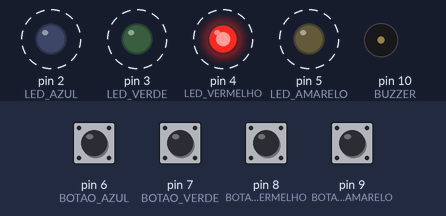
A sketch run on a simulated Arduino Uno, built with avr-gcc and run on an emulated ATmega328P. Shown: output pins drawn as LEDs (lit = HIGH), buzzer (waves = sounding). Dashed ring = blinking. The inputs (shaded band) are chosen by the test bench; at power-on: pin 6 (BOTAO_AZUL), pin 7 (BOTAO_VERDE), pin 8 (BOTAO_VERMELHO), pin 9 (BOTAO_AMARELO) HIGH. Random numbers use the default seed unless the sketch sets one.

Above: at 1.96 s.
2.0 s: pin 6 (BOTAO_AZUL) pulled LOW for 0.15 s
At 4.2 s:
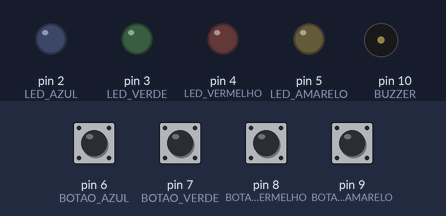
5.0 s: pin 7 (BOTAO_VERDE) pulled LOW for 0.15 s
8.0 s: pin 8 (BOTAO_VERMELHO) pulled LOW for 0.15 s
At 9.42 s:
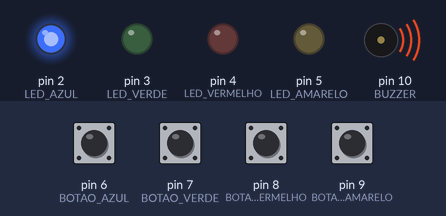
11.0 s: pin 8 (BOTAO_VERMELHO) pulled LOW for 1 s
14.0 s: pin 6 (BOTAO_AZUL) pulled LOW for 1 s
At 16.1 s:
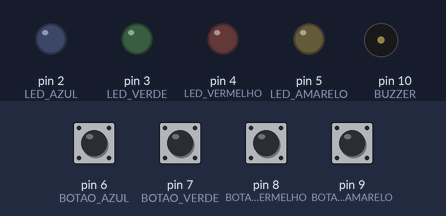
Timing chart, 0 to 17.6 s (numbered marks = the images above; inputs shaded):
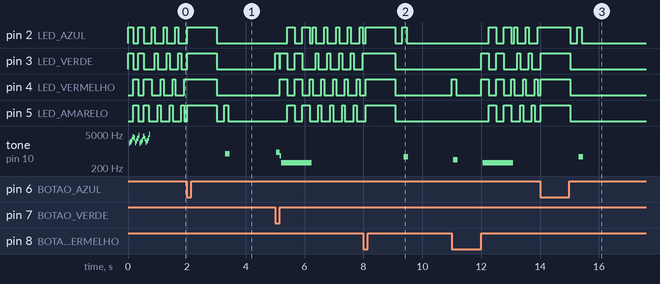

The sketch:

geniusArduinoMilenio.ino
```cpp
/******************************************************************
 *                                                                *
 * Projeto: Genius Arduino                                        *
 * Descrição: Jogo da memória Genius implementado com Arduino.    *
 *            O jogador deve repetir a sequência de LEDs e sons   *
 *            gerada aleatoriamente pelo sistema.                 *
 *                                                                *
 * Autor  : Milenio Rocha                                         *
 * Site   : mileniorocha.com.br                                   *
 * Instagram: @mileniorocha                                       *
 * GitHub : github.com/mileniorocha                               *
 *                                                                *
 * DEFINIÇÃO DAS NOTAS                                            *
 * https://www.arduino.cc/en/Tutorial/BuiltInExamples/toneMelody  *
 *                                                                *
 *****************************************************************/

#define NOTE_B0  31
#define NOTE_C1  33
#define NOTE_CS1 35
#define NOTE_D1  37
#define NOTE_DS1 39
#define NOTE_E1  41
#define NOTE_F1  44
#define NOTE_FS1 46
#define NOTE_G1  49
#define NOTE_GS1 52
#define NOTE_A1  55
#define NOTE_AS1 58
#define NOTE_B1  62
#define NOTE_C2  65
#define NOTE_CS2 69
#define NOTE_D2  73
#define NOTE_DS2 78
#define NOTE_E2  82
#define NOTE_F2  87
#define NOTE_FS2 93
#define NOTE_G2  98
#define NOTE_GS2 104
#define NOTE_A2  110
#define NOTE_AS2 117
#define NOTE_B2  123
#define NOTE_C3  131
#define NOTE_CS3 139
#define NOTE_D3  147
#define NOTE_DS3 156
#define NOTE_E3  165
#define NOTE_F3  175
#define NOTE_FS3 185
#define NOTE_G3  196
#define NOTE_GS3 208
#define NOTE_A3  220
#define NOTE_AS3 233
#define NOTE_B3  247
#define NOTE_C4  262
#define NOTE_CS4 277
#define NOTE_D4  294
#define NOTE_DS4 311
#define NOTE_E4  330
#define NOTE_F4  349
#define NOTE_FS4 370
#define NOTE_G4  392
#define NOTE_GS4 415
#define NOTE_A4  440
#define NOTE_AS4 466
#define NOTE_B4  494
#define NOTE_C5  523
#define NOTE_CS5 554
#define NOTE_D5  587
#define NOTE_DS5 622
#define NOTE_E5  659
#define NOTE_F5  698
#define NOTE_FS5 740
#define NOTE_G5  784
#define NOTE_GS5 831
#define NOTE_A5  880
#define NOTE_AS5 932
#define NOTE_B5  988
#define NOTE_C6  1047
#define NOTE_CS6 1109
#define NOTE_D6  1175
#define NOTE_DS6 1245
#define NOTE_E6  1319
#define NOTE_F6  1397
#define NOTE_FS6 1480
#define NOTE_G6  1568
#define NOTE_GS6 1661
#define NOTE_A6  1760
#define NOTE_AS6 1865
#define NOTE_B6  1976
#define NOTE_C7  2093
#define NOTE_CS7 2217
#define NOTE_D7  2349
#define NOTE_DS7 2489
#define NOTE_E7  2637
#define NOTE_F7  2794
#define NOTE_FS7 2960
#define NOTE_G7  3136
#define NOTE_GS7 3322
#define NOTE_A7  3520
#define NOTE_AS7 3729
#define NOTE_B7  3951
#define NOTE_C8  4186
#define NOTE_CS8 4435
#define NOTE_D8  4699
#define NOTE_DS8 4978


/*--------------------------------
-                                -
- DEFININDO AS VARIAVEIS         -
-                                -
---------------------------------*/
// CONTROLA LED SELECIONADO
#define LED_SELECIONADO 0

// VERIFICA BOTÃO SELECIONADO
#define FLAG_BOTAO 0
#define FLAG_BOTAO_VERMELHO  (1 << 0)
#define FLAG_BOTAO_VERDE    (1 << 1)
#define FLAG_BOTAO_AZUL (1 << 2)
#define FLAG_BOTAO_AMARELO   (1 << 3)

// Definições dos pinos dos Botões
#define BOTAO_VERMELHO 8
#define BOTAO_VERDE 7
#define BOTAO_AZUL 6
#define BOTAO_AMARELO 9

// Definições dos pinos dos LEDs
#define LED_VERMELHO 4
#define LED_VERDE 3
#define LED_AZUL 2
#define LED_AMARELO 5

// Definição do pino do Buzzer
#define BUZZER 10

// Parâmetros do jogo
#define RODADAS_PARA_VENCER      13 // Número de rodadas para vencer o Jogo.
#define LIMITE_DE_TEMPO_ENTRADA   3000 // Tempo para pressionar um botão antes que o jogo acabe. 3000ms = 3 seg

#define MODO_MEMORIA 0
#define MODO_BATALHA 1
#define MODO_BEEGEES 2

// Variáveis de estado do jogo
byte modoJogo = MODO_MEMORIA; //Por padrão, vamos jogar o jogo da memória
byte tabuleiroJogo[32]; //Salva a combinação de botões à medida que avançamos
byte rodadaJogo = 0; //Conta o número de rodadas de sucesso que o jogador fez

void setup(){
  // Configuração dos pinos de entradas e saídas
  // Ativa pullup nas entradas
  pinMode(BOTAO_VERMELHO, INPUT_PULLUP);
  pinMode(BOTAO_VERDE, INPUT_PULLUP);
  pinMode(BOTAO_AZUL, INPUT_PULLUP);
  pinMode(BOTAO_AMARELO, INPUT_PULLUP);

  pinMode(LED_VERMELHO, OUTPUT);
  pinMode(LED_VERDE, OUTPUT);
  pinMode(LED_AZUL, OUTPUT);

  pinMode(LED_AMARELO, OUTPUT);
  pinMode(BUZZER, OUTPUT);

  // Verificação de modo
  modoJogo = MODO_MEMORIA; // Por padrãp inicia como Jogo da Memória

  // Verifique se o botão  amarelo está pressionado
  if (verificarBotao() == FLAG_BOTAO_AMARELO) tocar_musica_beegees();
  // Verifique se o botão verde está pressionado
  if (verificarBotao() == FLAG_BOTAO_VERDE){
    modoJogo = MODO_BATALHA; // Coloque o jogo no modo de batalha
    //Ligue o LED superior direito (verde)
    acenderLEDs(FLAG_BOTAO_VERDE);
    tocarTom(FLAG_BOTAO_VERDE, 150);
    acenderLEDs(FLAG_BOTAO_VERMELHO | FLAG_BOTAO_AZUL | FLAG_BOTAO_AMARELO); // Ligue os outros LEDs até você soltar o botão
    while(verificarBotao() != FLAG_BOTAO) ; // Aguarde até que o usuário pare de pressionar o botão
    //Agora não faça nada. O modo de batalha esta ativado
  }
  tocar_vencedor(); // Após a conclusão da configuração, diga olá ao mundo
}

void loop(){
  modoAtracao(); // Pisca luzes enquanto aguarda o usuário apertar um botão
  // Indique o início do jogo
  acenderLEDs(FLAG_BOTAO_VERMELHO | FLAG_BOTAO_VERDE | FLAG_BOTAO_AZUL | FLAG_BOTAO_AMARELO); // Ativar todos os LEDs
  delay(1000);
  acenderLEDs(LED_SELECIONADO); // Desligue os LEDs
  delay(250);
  if (modoJogo == MODO_MEMORIA)
  {
    // Play no jogo de memória e recebe com resultado
    if (jogar_memoria() == true)
      tocar_vencedor(); // Ganhou, toca som vitória
    else
      tocar_perdedor(); // Perdeu, toca som derrota
  }
  if (modoJogo == MODO_BATALHA){
    jogar_batalha(); // Jogue o jogo até que alguém perca
    tocar_perdedor(); // Perdeu, toca som derrota
  }
}

//-=-=-=-=-=-=-=-=-=-=-=-=-=-=-=-=-=-=-=-=-=-=-=-=-=-=-=-=-=-=

//As seguintes funções estão relacionadas apenas ao jogo
// Jogue o jogo regular da memória
// Retorna 0 se o jogador perde ou 1 se o jogador ganhar
boolean jogar_memoria(void){
  randomSeed(millis()); // Gerador aleatório
  rodadaJogo = 0; // Redefinir o jogo para o começo
  while (rodadaJogo < RODADAS_PARA_VENCER) {
    adicionar_jogada(); // Adicione um botão aos movimentos atuais e reproduza-os
    reproduzirJogadas(); // Jogue de volta o tabuleiro do jogo atual
    // Em seguida, solicite ao jogador que repita a sequência.
    for (byte jogadaAtual = 0 ; jogadaAtual < rodadaJogo ; jogadaAtual++){
      byte escolha = esperar_botao(); // Veja o botão que o usuário pressiona
      if (escolha == 0) return false; // Se a espera expirar, o jogador perde
      if (escolha != tabuleiroJogo[jogadaAtual]) return false; // Se a escolha estiver incorreta, o jogador perde
    }
    delay(1000); // O jogador estava correto, espera antes de jogar
  }
  return true; // O jogador cumpriu todas as rodadas para ganhar!
}
// Jogue o modo de batalha especial de 2 jogadores
// Um jogador começa pressionando um botão e entregando ao outro jogador
// Esse jogador repete o botão e adiciona um, depois passa de volta.
// Esta função retorna quando alguém perde
boolean jogar_batalha(void){
  rodadaJogo = 0; // Redefinir o quadro do jogo de volta para um quadro
// Loop até alguém falhar
  while (1) {
    byte newButton = esperar_botao(); // Aguarde até que o usuário insira o próximo passo
    tabuleiroJogo[rodadaJogo++] = newButton; // Adicionar este novo botão ao array do jogo
    // Em seguida, solicite ao jogador que repita a sequência.
    for (byte jogadaAtual = 0 ; jogadaAtual < rodadaJogo ; jogadaAtual++){
      byte escolha = esperar_botao();
      if (escolha == 0) return false; // Se a espera expirar, o jogador perde.
      if (escolha != tabuleiroJogo[jogadaAtual]) return false; // Se a escolha estiver incorreta, o jogador perde.
    }
    delay(100); // Dê ao usuário 100ms extras para entregar o jogo ao outro jogador
  }
  return true; // Nós nunca devemos chegar aqui
}
// Reproduz o conteúdo atual dos movimentos do jogo
void reproduzirJogadas(void){
  for (byte jogadaAtual = 0 ; jogadaAtual < rodadaJogo ; jogadaAtual++){
    tocarTom(tabuleiroJogo[jogadaAtual], 150);
    delay(150); // 150 funciona bem. 75 fica rápido.
  }
}
// Adiciona um novo botão aleatório à sequência do jogo
void adicionar_jogada(void){
  byte newButton = random(0, 4); //min (incluido), max (excluido)
  // Temos que converter esse número, 0 até 3, para CHOICEs
  if(newButton == 0) newButton = FLAG_BOTAO_VERMELHO;
  else if(newButton == 1) newButton = FLAG_BOTAO_VERDE;
  else if(newButton == 2) newButton = FLAG_BOTAO_AZUL;
  else if(newButton == 3) newButton = FLAG_BOTAO_AMARELO;
  tabuleiroJogo[rodadaJogo++] = newButton; // Adicionar este novo botão ao array do jogo
}
//-=-=-=-=-==-=-=-=-=-=-=-=-=-=-=-=-=-=-=-=-=-=-=-=-=-=-=-=-=
// As seguintes funções controlam o hardware
// ilumina um determinado LEDs
// Passar em um byte composto de FLAG_BOTAO_VERMELHO, FLAG_BOTAO_AMARELO, etc
void acenderLEDs(byte leds){
  if ((leds & FLAG_BOTAO_VERMELHO) != 0)
    digitalWrite(LED_VERMELHO, HIGH);
  else
    digitalWrite(LED_VERMELHO, LOW);
  if ((leds & FLAG_BOTAO_VERDE) != 0)
    digitalWrite(LED_VERDE, HIGH);
  else
    digitalWrite(LED_VERDE, LOW);
  if ((leds & FLAG_BOTAO_AZUL) != 0)
    digitalWrite(LED_AZUL, HIGH);
  else
    digitalWrite(LED_AZUL, LOW);
  if ((leds & FLAG_BOTAO_AMARELO) != 0)

    digitalWrite(LED_AMARELO, HIGH);
  else
    digitalWrite(LED_AMARELO, LOW);
}
// Aguarde até que um botão seja pressionado.
// Retorna uma das cores do LED (LED_VERMELHO, etc.) se for bem-sucedida, 0 se expirar
byte esperar_botao(void){
  long startTime = millis(); // Lembre-se da hora em que começamos o loop

// Faz um loop até que passe muito tempo
  while ( (millis() - startTime) < LIMITE_DE_TEMPO_ENTRADA) {
    byte button = verificarBotao();

    if (button != FLAG_BOTAO){
      tocarTom(button, 150); // Reproduzir o botão que o usuário acabou de pressionar
      while(verificarBotao() != FLAG_BOTAO) ;  // Agora vamos esperar que o usuário libere o botão
      delay(10); // Isso ajuda com toques duplos acidentais
      return button;
    }
  }
  return FLAG_BOTAO; // Se chegarmos aqui, expiramos!
}

// Retorna um bit '1' na posição correspondente a FLAG_BOTAO_VERMELHO, FLAG_BOTAO_VERDE, etc.
byte verificarBotao(void){
  if (digitalRead(BOTAO_VERMELHO) == 0) return(FLAG_BOTAO_VERMELHO);

  else if (digitalRead(BOTAO_VERDE) == 0) return(FLAG_BOTAO_VERDE);

  else if (digitalRead(BOTAO_AZUL) == 0) return(FLAG_BOTAO_AZUL);

  else if (digitalRead(BOTAO_AMARELO) == 0) return(FLAG_BOTAO_AMARELO);

  return(FLAG_BOTAO); // Se nenhum botão for pressionado, não retorne nenhum

}
// Acenda um LED e toque o tom

// Vermelho, superior esquerdo: 440Hz - 2.272ms - 1.136ms de pulso

// Verde, superior direito: 880Hz - 1.136ms - pulso de 0.568ms

// Azul, inferior esquerdo: pulso de 587.33Hz - 1.702ms - 0.851ms

// Amarelo, inferior direito: 784Hz - 1,276ms - pulso de 0,638ms

void tocarTom(byte which, int duracao_tom_ms){
  acenderLEDs(which); // Ligue um dado LED

  // Reproduz o som associado ao LED fornecido
  switch(which){

  case FLAG_BOTAO_VERMELHO:

    tocar_som(duracao_tom_ms, 1136);

    break;

  case FLAG_BOTAO_VERDE:

    tocar_som(duracao_tom_ms, 568);

    break;

  case FLAG_BOTAO_AZUL:

    tocar_som(duracao_tom_ms, 851);

    break;

  case FLAG_BOTAO_AMARELO:

    tocar_som(duracao_tom_ms, 638);

    break;
  }
  acenderLEDs(LED_SELECIONADO); // Desligue todos os LEDs
}

// Alterna o buzzer a cada buzz_delay_us, por uma duração de duracao_tom_ms.
void tocar_som(int duracao_tom_ms, int buzz_delay_us){
  // Converter tempo total de reprodução de milissegundos para microssegundos
  long duracao_tom_us = duracao_tom_ms * (long)1000;

  // Faz um loop até que o tempo restante de reprodução seja menor que um único buzz_delay_us
  while (duracao_tom_us > (buzz_delay_us * 2)){
    duracao_tom_us -= buzz_delay_us * 2; // Diminui o tempo de jogo restante
    // Alterna a campainha em várias velocidades

    digitalWrite(BUZZER, HIGH);

    delayMicroseconds(buzz_delay_us);


    digitalWrite(BUZZER, LOW);

    delayMicroseconds(buzz_delay_us);
  }
}

// Reproduzir o som e as luzes do vencedor
void tocar_vencedor(void){
  acenderLEDs(FLAG_BOTAO_VERDE | FLAG_BOTAO_AZUL);

  som_vencedor();

  acenderLEDs(FLAG_BOTAO_VERMELHO | FLAG_BOTAO_AMARELO);

  som_vencedor();

  acenderLEDs(FLAG_BOTAO_VERDE | FLAG_BOTAO_AZUL);

  som_vencedor();

  acenderLEDs(FLAG_BOTAO_VERMELHO | FLAG_BOTAO_AMARELO);

  som_vencedor();
}

// Som vencedor
// Este é apenas um som (chato) único que criamos, não há mágica nisso
void som_vencedor(void){
  // Alterna a campainha em várias velocidades
  for (byte x = 250 ; x > 70 ; x--){
    for (byte y = 0 ; y < 3 ; y++){
      digitalWrite(BUZZER, HIGH);

      delayMicroseconds(x);

      digitalWrite(BUZZER, LOW);

      delayMicroseconds(x);
    }
  }
}

// Jogue o som perdedor / luzes

void tocar_perdedor(void){
  acenderLEDs(FLAG_BOTAO_VERMELHO | FLAG_BOTAO_VERDE);

  tocar_som(255, 1500);

  acenderLEDs(FLAG_BOTAO_AZUL | FLAG_BOTAO_AMARELO);

  tocar_som(255, 1500);

  acenderLEDs(FLAG_BOTAO_VERMELHO | FLAG_BOTAO_VERDE);

  tocar_som(255, 1500);

  acenderLEDs(FLAG_BOTAO_AZUL | FLAG_BOTAO_AMARELO);

  tocar_som(255, 1500);

}

// Mostra uma tela de "modo de atração" enquanto aguarda o usuário pressionar o botão.
void modoAtracao(void){
  while(1){

    acenderLEDs(FLAG_BOTAO_VERMELHO);

    delay(100);

    if (verificarBotao() != FLAG_BOTAO) return;

    acenderLEDs(FLAG_BOTAO_AZUL);

    delay(100);

    if (verificarBotao() != FLAG_BOTAO) return;

    acenderLEDs(FLAG_BOTAO_VERDE);

    delay(100);

    if (verificarBotao() != FLAG_BOTAO) return;

    acenderLEDs(FLAG_BOTAO_AMARELO);

    delay(100);

    if (verificarBotao() != FLAG_BOTAO) return;
  }
}

//-=-=-=-=-=-=-=-=-=-=-=-=-=-=-=-=-=-=-=-=-=-=-=-=-=-=-=-=-=-=
// As seguintes funções estão relacionadas apenas ao Easter Egg de Beegees
// Notas na melodia. Cada nota é sobre uma nota 1/8, "0" são descansos.

int melody[] = {

  NOTE_G4, NOTE_A4, 0, NOTE_C5, 0, 0, NOTE_G4, 0, 0, 0,

  NOTE_E4, 0, NOTE_D4, NOTE_E4, NOTE_G4, 0,

  NOTE_D4, NOTE_E4, 0, NOTE_G4, 0, 0,

  NOTE_D4, 0, NOTE_E4, 0, NOTE_G4, 0, NOTE_A4, 0, NOTE_C5, 0};

int noteDuration = 115; // Isso essencialmente define o ritmo, 115 é quase certo para um groove disco :)

int LEDnumber = 0; // Mantém o controle de qual LED estamos ligados durante o ciclo de beegees

// Não faça nada além de tocar beegees ruins

// Esta função é ativada quando o usuário segura o botão inferior direito durante a energização

void tocar_musica_beegees(){
  // Ligue o LED inferior direito (amarelo)

  acenderLEDs(FLAG_BOTAO_AMARELO);

  tocarTom(FLAG_BOTAO_AMARELO, 150);

  acenderLEDs(FLAG_BOTAO_VERMELHO | FLAG_BOTAO_VERDE | FLAG_BOTAO_AZUL); // Ligue os outros LEDs até você soltar o botão

  while(verificarBotao() != FLAG_BOTAO) ; // Aguarde até que o usuário pare de pressionar o botão

  acenderLEDs(FLAG_BOTAO); // Desligue os LEDs

  delay(1000); // Espere um segundo antes de tocar música

 // Reproduzir música até você pressionar um botão
  while(verificarBotao() == FLAG_BOTAO) {
    // iterar sobre as notas da melodia:

    for (int thisNote = 0; thisNote < 32; thisNote++) {

      changeLED();

      tone(BUZZER, melody[thisNote],noteDuration);

      int pauseBetweenNotes = noteDuration * 1.30;

      delay(pauseBetweenNotes);

      // pare o tom tocando:
      noTone(BUZZER);
    }
  }
}

// Cada vez que esta função é chamada, a placa se move para o próximo LED

void changeLED(void){

  acenderLEDs(1 << LEDnumber); // Mude o LED

  LEDnumber++; // Ir para o próximo LED

  if(LEDnumber > 3) LEDnumber = 0; // Enrole o balcão, se necessário
}
```

Measured:
- after the input at 2.0 s, tone on pin 10 (BUZZER): silent → 778 Hz after 1.3 s, → silent 0.16 s later
- after the input at 8.0 s, tone on pin 10 (BUZZER): silent → 585 Hz after 1.4 s, → silent 0.16 s later
- after the input at 14.0 s, tone on pin 10 (BUZZER): silent → 585 Hz after 1.3 s, → silent 0.16 s later
- by itself, tone on pin 10 (BUZZER): plays 2081 Hz for 0.04 s, 2376 Hz for 0.04 s, 2847 Hz for 0.04 s, 3810 Hz for 0.04 s, 3508 Hz for 0.04 s, 2229 Hz for 0.04 s … (18 notes in this stretch)
